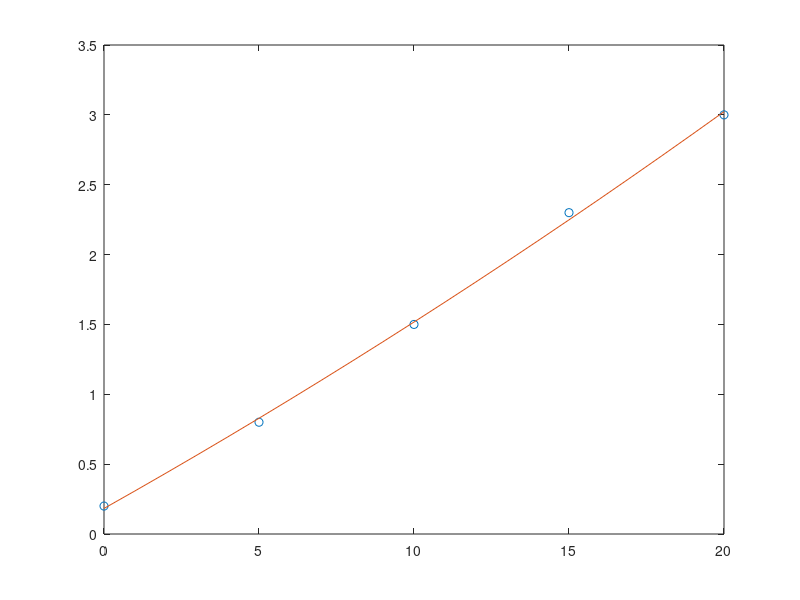

Write the MATLAB code that produced this figure.
clc
clear all
close all

x = [0 5 10 15 20];
y = [0.2 0.8 1.5 2.3 3.0];
p = polyfit(x,y,2);

xp = 0:1:20;
yp = polyval(p,xp);

plot(x,y,'o',xp,yp);

